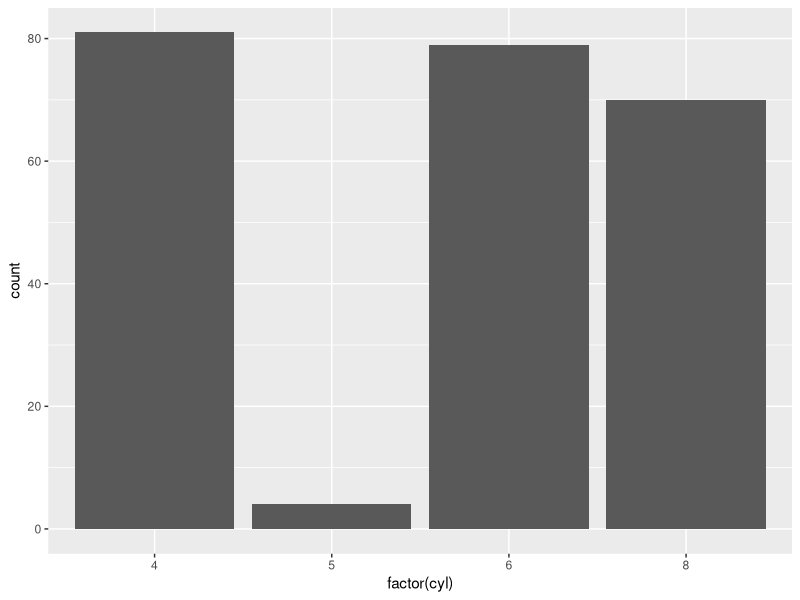
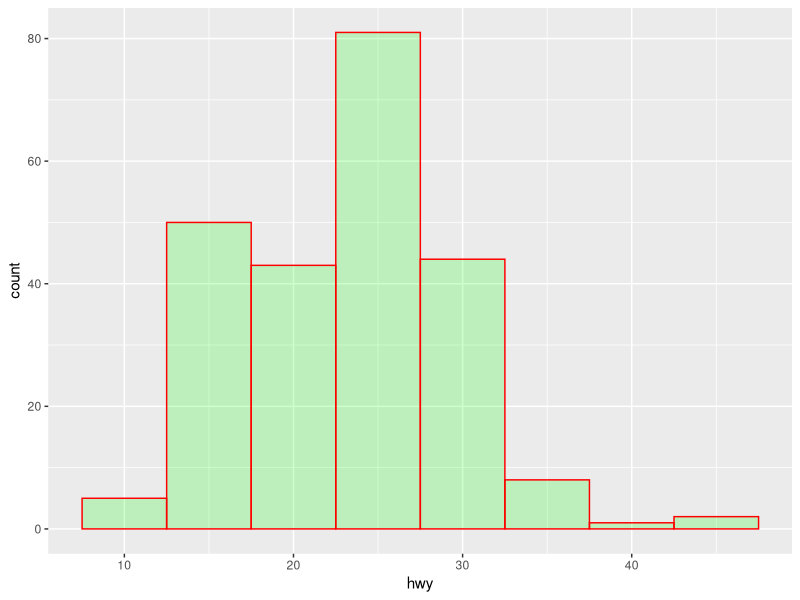
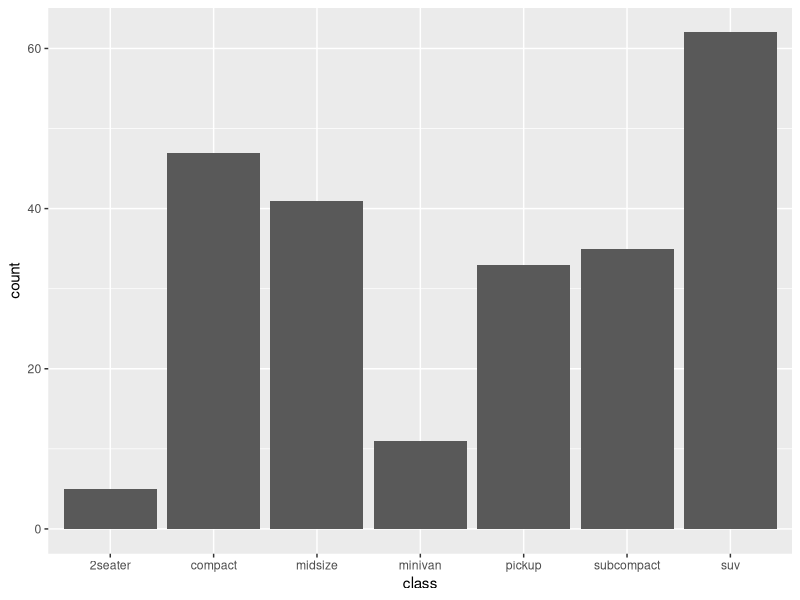
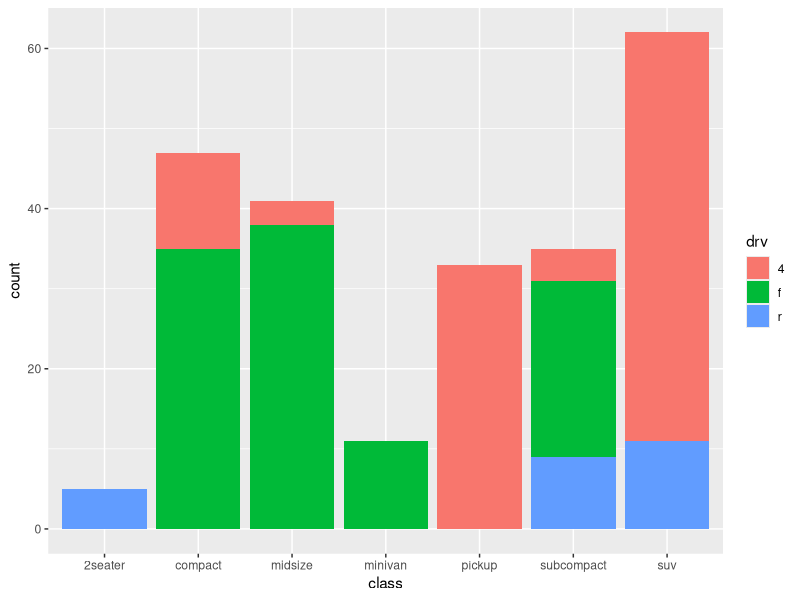

The R script that drew these images, in order:
# Load ggplot
library(ggplot2)

# Read in dataset
data(mpg)
head(mpg)

# A bar count plot
p <- ggplot(mpg, aes(x=factor(cyl)))+
  geom_bar(stat="count")
p

# A historgram count plot
ggplot(data=mpg, aes(x=hwy)) + 
  geom_histogram( col="red", 
                 fill="green", 
                 alpha = .2,
                 binwidth = 5)


p <- ggplot(mpg, aes(class))

p +  geom_bar()

p + geom_bar(aes(fill = drv))



